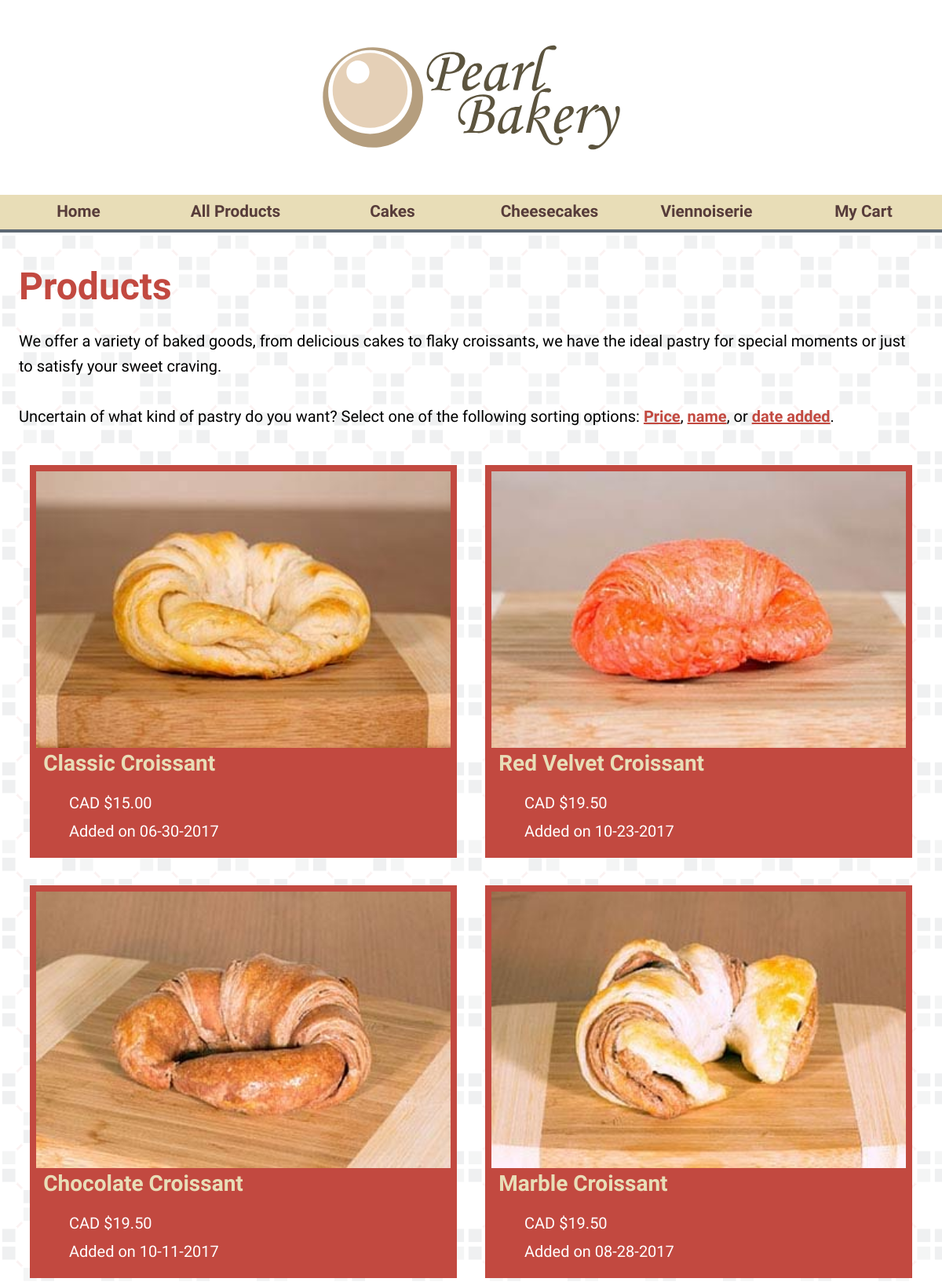
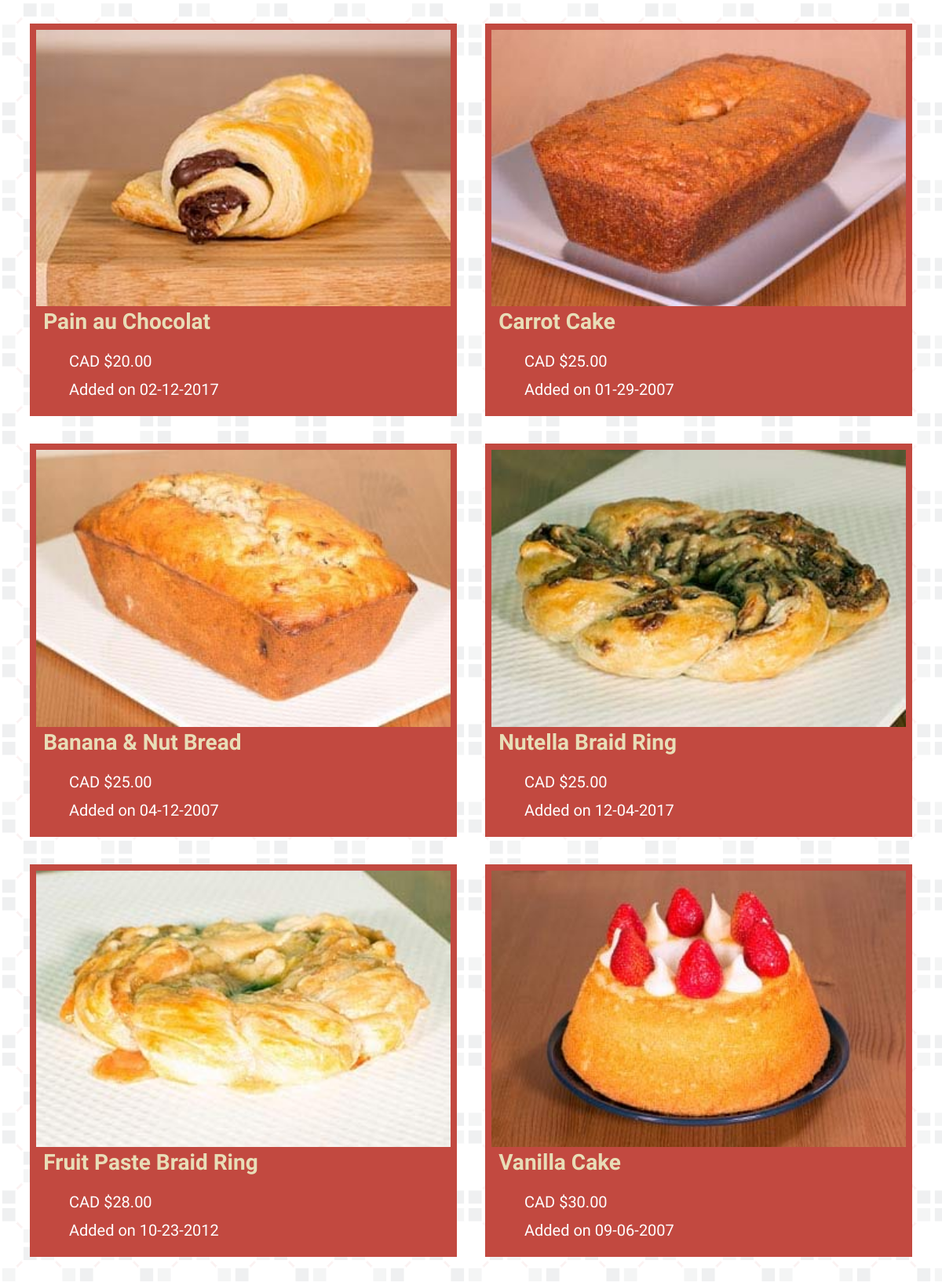
Screenshot of /products.php?sort=price (upper part) with the database file from the repository (2 pictures, top to bottom).
### tables this page shows
CREATE TABLE `products` (
  `id` tinyint(4) NOT NULL,
  `category` char(30) NOT NULL,
  `date` datetime NOT NULL,
  `product` char(60) NOT NULL,
  `description` varchar(500) NOT NULL,
  `ingredients` varchar(400) NOT NULL,
  `price` decimal(4,2) NOT NULL,
  `image` char(60) NOT NULL,
  `thumbnail` char(60) NOT NULL,
  `alt` char(140) NOT NULL,
  `size` varchar(100) NOT NULL,
  `servings` varchar(100) NOT NULL
);

### products.php (the view)
<?php
		if(isset($_GET['sort'])){
			$url=$_GET['sort'];
			$title="Products";
		}else if (isset($_GET['category'])){
			$url=$_GET['category'];
			if($url=="cake"){
				$title="Cakes";
			}else if($url=="cheesecake"){
				$title="Cheesecakes";
			}else if($url=="viennoiserie"){
				$title="Viennoiserie";
			}else{
				header("Location: products.php?sort=name");
			}
		}else{
			header("Location: products.php?sort=name");
		}
	require('includes/header.php');
	$sortParagraph = "<h1>".$title."</h1>
	<p>We offer a variety of baked goods, from delicious cakes to flaky croissants, we have the ideal pastry for special moments or just to satisfy your sweet craving.</p>
	<p>Uncertain of what kind of pastry do you want? Select one of the following sorting options:
		<a href=\"products.php?sort=price\">Price</a>,
		<a href=\"products.php?sort=name\">name</a>, or
		<a href=\"products.php?sort=date\">date added</a>.</p>
<div class=\"grid\">";
if($url=="price"){
			echo $sortParagraph;
			$query = "SELECT id,thumbnail,product,date,price,alt FROM products ORDER BY price ASC";
			$result = mysqli_query($connection,$query);
			if(mysqli_num_rows($result)>0){
				while ($row=mysqli_fetch_array($result)){
					echo '<article><a href="product-detail.php?id='
					.$row['id'].
					'"><img src="images/thumbs/'
					.$row['thumbnail'].
					'" alt="'
					.$row['alt'].
					'"><h2>'
					.$row['product'].
					'</h2></a><ul><li>CAD $'
					.$row['price'].
					'</li><li>Added on '
					.date('m-d-Y',strtotime($row['date'])).
					'</li></ul></article>';}
			}else{
				echo "<p>No products found.</p>";
			}
}else if($url=="date"){
			echo $sortParagraph;
			$query = "SELECT id,thumbnail,product,date,price,alt FROM products ORDER BY date DESC";
			$result = mysqli_query($connection,$query);
			if(mysqli_num_rows($result)>0){
				while ($row=mysqli_fetch_array($result)){
					echo '<article><a href="product-detail.php?id='
					.$row['id'].
					'"><img src="images/thumbs/'
					.$row['thumbnail'].
					'" alt="'
					.$row['alt'].
					'"><h2>'
					.$row['product'].
					'</h2></a><ul><li>CAD $'
					.$row['price'].
					'</li><li>Added on '
					.date('m-d-Y',strtotime($row['date'])).
					'</li></ul></article>';}
			}else{
				echo "<p>No products found.</p>";
			}
}else if($url=="name"){
			echo $sortParagraph;
			$query = "SELECT id,thumbnail,product,date,price,alt FROM products ORDER BY product ASC";
			$result = mysqli_query($connection,$query);
			if(mysqli_num_rows($result)>0){
				while ($row=mysqli_fetch_array($result)){
					echo '<article><a href="product-detail.php?id='
					.$row['id'].
					'"><img src="images/thumbs/'
					.$row['thumbnail'].
					'" alt="'
					.$row['alt'].
					'"><h2>'
					.$row['product'].
					'</h2></a><ul><li>CAD $'
					.$row['price'].
					'</li><li>Added on '
					.date('m-d-Y',strtotime($row['date'])).
					'</li></ul></article>';}
			}else{
				echo "<p>No products found.</p>";
			}
}else if($url=="cake"){
			echo "<h1>".$title."</h1>";
			echo "<p>Our sweet, soft and delicious baked stars! You will find a wide variety of flavours, textures, and colours to enjoy with your favourite beverage.</p>";
			echo "<div class=\"grid\">";
			$query = "SELECT id,thumbnail,product,date,price,alt FROM products WHERE category='Cake' ORDER BY product ASC";
			$result = mysqli_query($connection,$query);
			if(mysqli_num_rows($result)>0){
				while ($row=mysqli_fetch_array($result)){
					echo '<article><a href="product-detail.php?id='
					.$row['id'].
					'"><img src="images/thumbs/'
					.$row['thumbnail'].
					'" alt="'
					.$row['alt'].
					'"><h2>'
					.$row['product'].
					'</h2></a><ul><li>CAD $'
					.$row['price'].
					'</li><li>Added on '
					.date('m-d-Y',strtotime($row['date'])).
					'</li></ul></article>';}
			}else{
				echo "<p>No products found.</p>";
			}
}else if($url=="cheesecake"){
			echo "<h1>".$title."</h1>";
			echo "<p>A rich and soft cake made with cream and cheese on a cracker crust made with original homemade recipes, it preserves the classic taste of the foot grandmother prepared.</p>";
			echo "<div class=\"grid\">";
			$query = "SELECT id,thumbnail,product,date,price,alt FROM products WHERE category='Cheesecake' ORDER BY product ASC";
			$result = mysqli_query($connection,$query);
			if(mysqli_num_rows($result)>0){
				while ($row=mysqli_fetch_array($result)){
					echo '<article><a href="product-detail.php?id='
					.$row['id'].
					'"><img src="images/thumbs/'
					.$row['thumbnail'].
					'" alt="'
					.$row['alt'].
					'"><h2>'
					.$row['product'].
					'</h2></a><ul><li>CAD $'
					.$row['price'].
					'</li><li>Added on '
					.date('m-d-Y',strtotime($row['date'])).
					'</li></ul></article>';}
			}else{
				echo "<p>No products found.</p>";
			}
}else if($url=="viennoiserie"){
			echo "<h1>".$title."</h1>";
			echo "<p>French pastries made from yeast-leavened dough. Its production resembles that of bread or puff pastries but it results in a richer flavour and sweeter character.</p>";
			echo "<div class=\"grid\">";
			$query = "SELECT id,thumbnail,product,date,price,alt FROM products WHERE category='Viennoiserie' ORDER BY product ASC";
			$result = mysqli_query($connection,$query);
			if(mysqli_num_rows($result)>0){
				while ($row=mysqli_fetch_array($result)){
					echo '<article><a href="product-detail.php?id='
					.$row['id'].
					'"><img src="images/thumbs/'
					.$row['thumbnail'].
					'" alt="'
					.$row['alt'].
					'"><h2>'
					.$row['product'].
					'</h2></a><ul><li>CAD $'
					.$row['price'].
					'</li><li>Added on '
					.date('m-d-Y',strtotime($row['date'])).
					'</li></ul></article>';}
			}else{
				echo "<p>No products were found.</p>";
			}
}else{
	header("Location: products.php?sort=name");
}
echo "</div>";
require('includes/footer.php')
?>

### styles.css (style rules this page uses)
* { box-sizing: border-box; margin: 0 auto; font-family: 'Comfortaa', cursive; }
html, body { height: 100%; }
body { display: flex; flex-direction: column; background-image: url(images/tile-large.gif); }
h1 { font-size: 3rem; color: #c24940; font-family: 'Satisfy', cursive; margin-bottom: 1.6rem; margin-top:2.5rem; }
h2 { font-size: 2rem; line-height: 2rem; margin-bottom: 1.6rem; }
p { font-size: 1.25rem; color: #000; line-height: 2rem; margin-bottom: 2rem; }
a { color: #c24940; font-weight: bold; }
div.grid h2 { font-size: 1.75rem; line-height: 2rem; margin-left: .6rem; margin-bottom: 1.5rem; }
div.grid { display: grid; grid-template-columns: 1fr 1fr 1fr; grid-gap: 2rem; }
div.grid article { background-color: #C24940; margin: .85rem; padding:.5rem; }
div.grid article img { position: static; width: 100%; }
div.grid article a { position: relative; text-decoration: none; color: #e8ddb7; }
div.grid article ul li { list-style-type: none; padding-left:.15rem; margin-bottom: 1rem; font-size: 1.25rem; color: #fff; line-height: 1.25rem; }
@media all and (max-width:1400px) { div.grid, div.product { grid-template-columns: 1fr 1fr; grid-gap: .5rem; } }

### rows the page displays
products: thumbnail (picture), product "Classic Croissant", price "15.00", date "06-30-2017"
products: thumbnail (picture), product "Red Velvet Croissant", price "19.50", date "10-23-2017"
products: thumbnail (picture), product "Chocolate Croissant", price "19.50", date "10-11-2017"
products: thumbnail (picture), product "Marble Croissant", price "19.50", date "08-28-2017"
products: thumbnail (picture), product "Pain au Chocolat", price "20.00", date "02-12-2017"
products: thumbnail (picture), product "Carrot Cake", price "25.00", date "01-29-2007"
products: thumbnail (picture), product "Banana & Nut Bread", price "25.00", date "04-12-2007"
products: thumbnail (picture), product "Nutella Braid Ring", price "25.00", date "12-04-2017"
products: thumbnail (picture), product "Fruit Paste Braid Ring", price "28.00", date "10-23-2012"
products: thumbnail (picture), product "Vanilla Cake", price "30.00", date "09-06-2007"

### other values shown
$title "Products"
